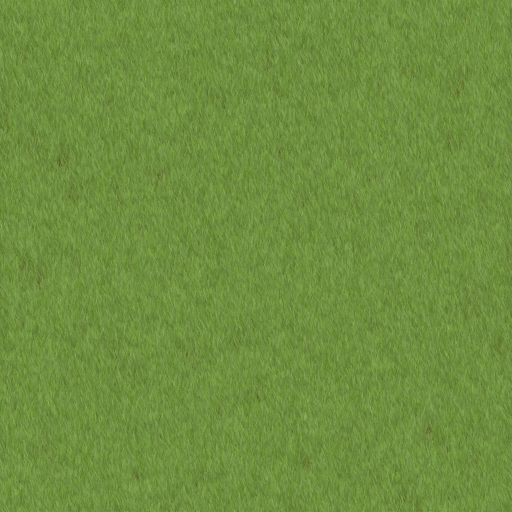
#> input picture python/mahjong_game/FICHIER_CORRECTE_A_LANCER/fond.png, 512 x 512 px
$ python interface_graphique.py
#> lines starting #> are read from the running program, lines starting #| are printed output that depends on the picture
### python/mahjong_game/FICHIER_CORRECTE_A_LANCER/fltk.py
import subprocess
import sys
import tkinter as tk
from collections import deque
from os import system
from pathlib import Path
from time import sleep, time
from tkinter import PhotoImage
from tkinter.font import Font
from typing import (
    TYPE_CHECKING,
    Any,
    Callable,
    Deque,
    Dict,
    List,
    Optional,
    Set,
    Tuple,
    TypeVar,
    Union,
)


try:
    # noinspection PyUnresolvedReferences
    from PIL import Image, ImageTk

    print("Bibliothèque PIL chargée.", file=sys.stderr)
    PIL_AVAILABLE = True
except ImportError as e:
    PIL_AVAILABLE = False

if TYPE_CHECKING:
    from typing_extensions import Literal

    Anchor = Literal["nw", "n", "ne", "w", "center", "e", "sw", "s", "se"]
    TkEvent = tk.Event[tk.BaseWidget]
else:
    Anchor = str
    TkEvent = tk.Event
FltkEvent = Tuple[str, Optional[TkEvent]]

__all__ = [
    # gestion de fenêtre
    "cree_fenetre",
    "ferme_fenetre",
    "redimensionne_fenetre",
    "mise_a_jour",
    # dessin
    "ligne",
    "fleche",
    "polygone",
    "rectangle",
    "cercle",
    "point",
    "image",
    "texte",
    "taille_texte",
    # effacer
    "efface_tout",
    "efface",
    # utilitaires
    "attente",
    "capture_ecran",
    "touche_pressee",
    "abscisse_souris",
    "ordonnee_souris",
    "hauteur_fenetre",
    "largeur_fenetre",
    # événements
    "donne_ev",
    "attend_ev",
    "attend_clic_gauche",
    "attend_fermeture",
    "type_ev",
    "abscisse",
    "ordonnee",
    "touche",
]


class CustomCanvas:
    """
    Classe qui encapsule tous les objets tkinter nécessaires à la création
    d'un canevas.
    """

    _on_osx = sys.platform.startswith("darwin")

    _ev_mapping = {
        "ClicGauche": "<Button-1>",
        "ClicMilieu": "<Button-2>",
        "ClicDroit": "<Button-2>" if _on_osx else "<Button-3>",
        "Deplacement": "<Motion>",
        "Touche": "<Key>",
        "Redimension": "<Configure>",
    }

    _default_ev = ["ClicGauche", "ClicDroit", "Touche"]

    def __init__(
            self,
            width: int,
            height: int,
            refresh_rate: int = 100,
            events: Optional[List[str]] = None,
            resizing: bool = False,
    ) -> None:
        # width and height of the canvas
        self.width = width
        self.height = height
        self.interval = 1 / refresh_rate

        # root Tk object
        self.root = tk.Tk()

        # canvas attached to the root object
        self.canvas = tk.Canvas(
            self.root, width=width, height=height, highlightthickness=0
        )

        # adding the canvas to the root window and giving it focus
        self.canvas.pack(fill=tk.BOTH, expand=tk.YES)
        self.root.resizable(width=resizing, height=resizing)
        self.canvas.focus_set()
        self.first_resize = True

        # binding events
        self.ev_queue: Deque[FltkEvent] = deque()
        self.pressed_keys: Set[str] = set()
        self.events = CustomCanvas._default_ev if events is None else events
        self.bind_events()

        # update for the first time
        self.last_update = time()
        self.root.update()

        if CustomCanvas._on_osx:
            system(
                """/usr/bin/osascript -e 'tell app "Finder" \
                   to set frontmost of process "Python" to true' """
            )

    def update(self) -> None:
        t = time()
        self.root.update()
        sleep(max(0.0, self.interval - (t - self.last_update)))
        self.last_update = time()

    def resize(self, width: int, height: int) -> None:
        self.root.geometry(f"{int(width)}x{int(height)}")

    def bind_events(self) -> None:
        self.root.protocol("WM_DELETE_WINDOW", self.event_quit)
        self.canvas.bind("<Configure>", self.event_resize)
        self.canvas.bind("<KeyPress>", self.register_key)
        self.canvas.bind("<KeyRelease>", self.release_key)
        for name in self.events:
            self.bind_event(name)

    # noinspection PyUnresolvedReferences
    def register_key(self, ev: TkEvent) -> None:
        self.pressed_keys.add(ev.keysym)

    # noinspection PyUnresolvedReferences
    def release_key(self, ev: TkEvent) -> None:
        if ev.keysym in self.pressed_keys:
            self.pressed_keys.remove(ev.keysym)

    def event_quit(self) -> None:
        self.ev_queue.append(("Quitte", None))

    # noinspection PyUnresolvedReferences
    # [6 lines left out: function event_resize, not called in this run]

    def bind_event(self, name: str) -> None:
        e_type = CustomCanvas._ev_mapping.get(name, name)

        def handler(event: TkEvent, _name: str = name) -> None:
            self.ev_queue.append((_name, event))

        self.canvas.bind(e_type, handler, "+")

    def unbind_event(self, name: str) -> None:
        e_type = CustomCanvas._ev_mapping.get(name, name)
        self.canvas.unbind(e_type)


__canevas: Optional[CustomCanvas] = None
__img: Dict[Tuple[Path, int, int], PhotoImage] = {}


#############################################################################
# Exceptions
#############################################################################


class TypeEvenementNonValide(Exception):
    pass


class FenetreNonCree(Exception):
    pass


class FenetreDejaCree(Exception):
    pass


Ret = TypeVar("Ret")


def _fenetre_cree(func: Callable[..., Ret]) -> Callable[..., Ret]:
    def new_func(*args: Any, **kwargs: Any) -> Ret:
        if __canevas is None:
            raise FenetreNonCree(
                'La fenêtre n\'a pas été crée avec la fonction "cree_fenetre".'
            )
        return func(*args, **kwargs)

    return new_func


#############################################################################
# Initialisation, mise à jour et fermeture
#############################################################################


def cree_fenetre(
        largeur: int, hauteur: int, frequence: int = 100,
        redimension: bool = False
) -> None:
    """
    Crée une fenêtre de dimensions ``largeur`` x ``hauteur`` pixels.
    :rtype:
    """
    global __canevas
    if __canevas is not None:
        raise FenetreDejaCree(
            'La fenêtre a déjà été crée avec la fonction "cree_fenetre".'
        )
    __canevas = CustomCanvas(largeur, hauteur, frequence, resizing=redimension)


# [21 lines left out: functions ferme_fenetre, redimensionne_fenetre, not called in this run]


@_fenetre_cree
def mise_a_jour() -> None:
    """
    Met à jour la fenêtre. Les dessins ne sont affichés qu'après
    l'appel à  cette fonction.
    """
    assert __canevas is not None
    __canevas.update()


#############################################################################
# Fonctions de dessin
#############################################################################


# Formes géométriques


@_fenetre_cree
def ligne(
        ax: float,
        ay: float,
        bx: float,
        by: float,
        couleur: str = "black",
        epaisseur: float = 1,
        tag: str = "",
) -> int:
    """
    Trace un segment reliant le point ``(ax, ay)`` au point ``(bx, by)``.

    :param float ax: abscisse du premier point
    :param float ay: ordonnée du premier point
    :param float bx: abscisse du second point
    :param float by: ordonnée du second point
    :param str couleur: couleur de trait (défaut 'black')
    :param float epaisseur: épaisseur de trait en pixels (défaut 1)
    :param str tag: étiquette d'objet (défaut : pas d'étiquette)
    :return: identificateur d'objet
    """
    assert __canevas is not None
    return __canevas.canvas.create_line(
        ax, ay, bx, by, fill=couleur, width=epaisseur, tags=tag
    )


# [194 lines left out: functions fleche, polygone, rectangle, cercle, arc, point, not called in this run]


# Image


@_fenetre_cree
def image(
        x: float,
        y: float,
        fichier: str,
        largeur: Optional[int] = None,
        hauteur: Optional[int] = None,
        ancrage: Anchor = "center",
        tag: str = "",
) -> int:
    """
    Affiche l'image contenue dans ``fichier`` avec ``(x, y)`` comme centre. Les
    valeurs possibles du point d'ancrage sont ``'center'``, ``'nw'``,
    etc. Les arguments optionnels ``largeur`` et ``hauteur`` permettent de
    spécifier des dimensions maximales pour l'image (sans changement de
    proportions).

    :param largeur: largeur de l'image
    :param hauteur: hauteur de l'image
    :param float x: abscisse du point d'ancrage
    :param float y: ordonnée du point d'ancrage
    :param str fichier: nom du fichier contenant l'image
    :param ancrage: position du point d'ancrage par rapport à l'image
    :param str tag: étiquette d'objet (défaut : pas d'étiquette)
    :return: identificateur d'objet
    """
    assert __canevas is not None
    if PIL_AVAILABLE:
        tk_image = _load_pil_image(fichier, hauteur, largeur)
    else:
        tk_image = _load_tk_image(fichier, hauteur, largeur)
    img_object = __canevas.canvas.create_image(
        x, y, anchor=ancrage, image=tk_image, tags=tag
    )
    return img_object


# [23 lines left out: function _load_tk_image, not called in this run]


def _load_pil_image(fichier: str,
                    hauteur: Optional[int] = None,
                    largeur: Optional[int] = None) -> PhotoImage:
#> called with fichier = 'fond.png', hauteur = 1440, largeur = 2560
    chemin = Path(fichier)
    img = Image.open(fichier)
#> img is the input picture: PIL image 512x512 RGBA; mean R, G, B, A 107.2, 140.4, 58.1, 248.1
    if largeur is None:
        largeur = img.width
    if hauteur is None:
        hauteur = img.height
    if (chemin, largeur, hauteur) in __img:
        return __img[(chemin, largeur, hauteur)]
    img = img.resize((largeur, hauteur))
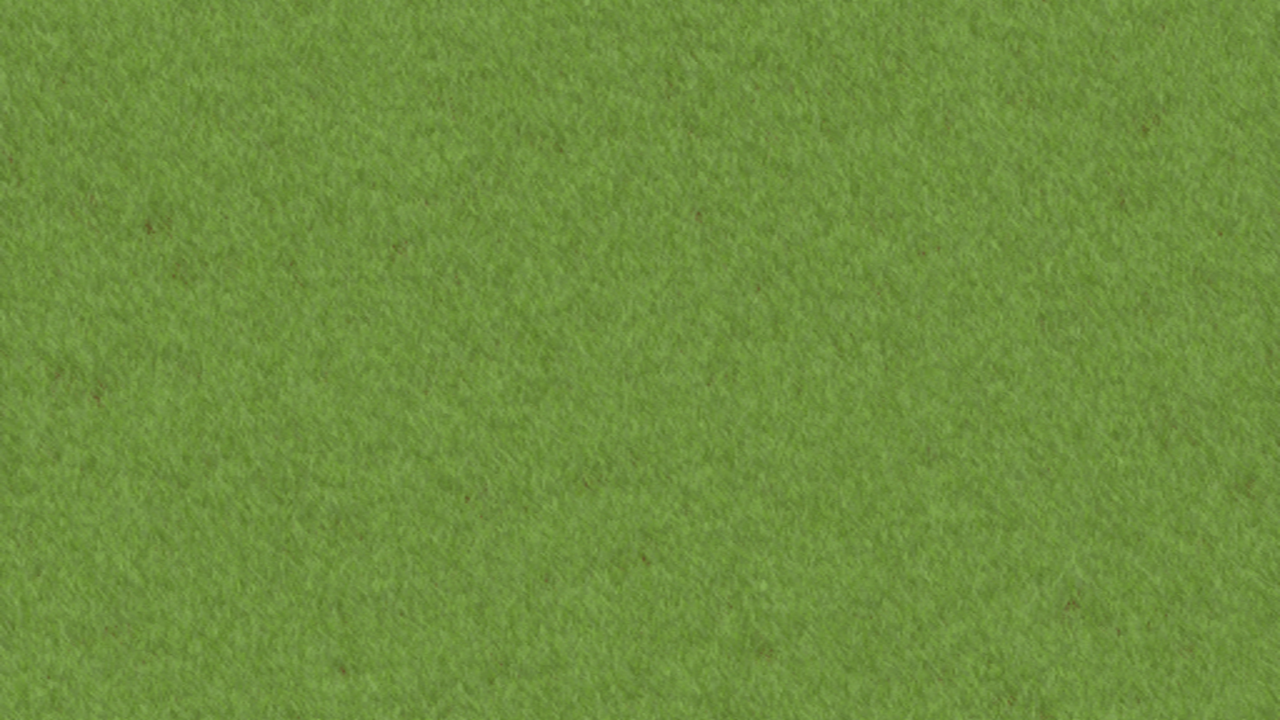
#> img: PIL image 2560x1440 RGBA (shown at 1/2 size); mean R, G, B, A 106.7, 139.9, 57.6, 248.1; transparent parts drawn white
    ph_image = ImageTk.PhotoImage(img)
    __img[(chemin, largeur, hauteur)] = ph_image  # type:ignore
    return ph_image  # type:ignore


# Texte


# [117 lines left out: functions texte, taille_texte, efface_tout, efface, attente, capture_ecran and 1 more, not called in this run]


#############################################################################
# Gestions des évènements
#############################################################################


@_fenetre_cree
def donne_ev() -> Optional[FltkEvent]:
    """
    Renvoie immédiatement l'événement en attente le plus ancien,
    ou ``None`` si aucun événement n'est en attente.
    """
    assert __canevas is not None
    if not __canevas.ev_queue:
        return None
    return __canevas.ev_queue.popleft()


def attend_ev() -> FltkEvent:
    """Attend qu'un événement ait lieu et renvoie le premier événement qui
    se produit."""
    while True:
        ev = donne_ev()
        if ev is not None:
            return ev
        mise_a_jour()


# [98 lines left out: functions attend_clic_gauche, attend_fermeture, type_ev, abscisse, ordonnee, touche and 5 more, not called in this run]

### python/mahjong_game/FICHIER_CORRECTE_A_LANCER/interface_graphique.py
# Partie interface graphique

"""
Cette partie de code est dédiée à l'interface graphique
"""

from fltk import *


# Dimension de la taille de l'écran


LARGEUR = 1280
HAUTEUR = 720
MILEU_LARGEUR = LARGEUR // 2
MILEU_HAUTEUR = HAUTEUR // 2


def generer_fenetre(l, h):
    """
    Fonction qui genere une fenêtre avec fond d'écran en utilisant fltk.
    """
    print("Jeu ouvert")
    # generation d'une fenetre
    cree_fenetre(l, h)
    image(l, h, 'fond.png',largeur=l*2,hauteur=h*2, ancrage = 'center', tag='im')
    ligne(0,720//4,1280+720*4,0)
    attend_ev()
    ferme_fenetre()

    return print("Jeu fermé")


#On appelle la fonction qui genere la fenetre et le fond d'écran
#> (the run stopped early here; a loop or call above may not have finished)
